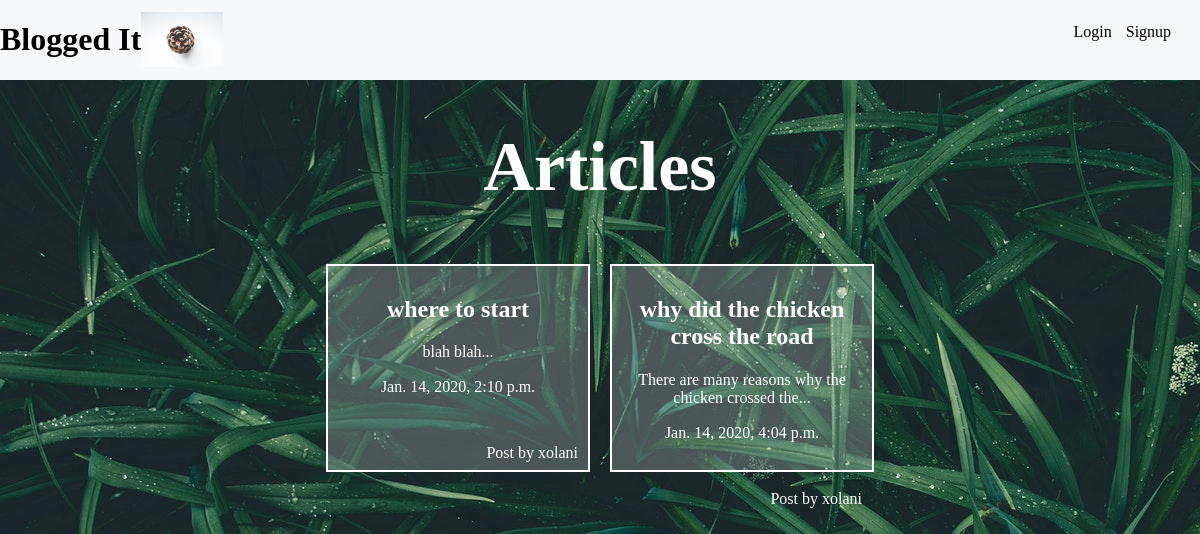
The app's page /articles/ with its own data.
### articles/models.py (models this page shows, shortened)
class Article (models.Model):
    title = models.CharField(max_length=100)
    slug = models.SlugField()
    body = models.TextField()
    date = models.DateTimeField(auto_now_add=True)
    thumb = models.ImageField(default="default.png", blank=True)
    author = models.ForeignKey(User, on_delete=models.CASCADE, default=None)
    def snippet(self):
        return self.body[:50]+"..."

### articles/views.py (the view)
def article_list(request):
    articles = Article.objects.all().order_by("date")
    return render(request, "articles/article_list.html", {"article_list": articles})

### articles/templates/articles/article_list.html
{%  extends "base_template.html" %}
{% block content %}
<div>
    <div class="articles-header">
        <h1> Articles </h1>
    </div>
    <div class="articles-list-container">
        {% for article in article_list %}
        <div class="article">
            <h2><a href="{% url 'articles:detail' slug=article.slug %}">{{article.title}}</a> </h2>
            <p>{{article.snippet}}</p>
            <p>{{article.date}}</p>
            <P class="article-by">Post by {{article.author.username}}</P>
        </div>
        {% endfor %}
    </div>
</div>
{% endblock %}

### templates/base_template.html (shortened to what this page needs)
{% load static %}
<!DOCTYPE html>
<html>
<head>
    <link rel="stylesheet" href="{% static 'styles.css' %}">
    <link rel="stylesheet" href="{% static 'normalize.css' %}">
</head>
<body>
    <div class="wrapper">
        <nav>
            <div class="logo-header">
                <a class="logo-center" href="{% url 'home' %}">
                    <h1>Blogged It</h1><img style="width:8%" src="{% static 'cone.jpg' %}">
                </a>
            </div>
            <ul>
                {% if user.is_authenticated %}
                <li>
                    <form class="" action="{% url 'accounts:logout' %}" method="POST">
                        {% csrf_token %}
                        <button type="submit">
                            Logout
                        </button>
                    </form>
                </li>
                <li><a class="article-create" href="{% url 'articles:create'%}">Create Post</a></li>
                {% else %}
                <li><a href="{% url 'accounts:login'%}">Login</a></li>
                <li><a href="{% url 'accounts:signup'%}">Signup</a></li>
                {% endif %}
            </ul>
        </nav>
        {% block content %}
        {% endblock %}
    </div>
</body>
</html>

### assets/styles.css (style rules this page uses)
body { background-image: url("planst3.jpg"); background-repeat: no-repeat; color: #fff; }
a { text-decoration: none; }
.logo-header { width: 100%; background-color: #f7f8fa; }
.logo-center { display: flex; align-items: center; color: black; }
nav { display: flex; background-color: #f7f8fa; }
ul { list-style: none; color: black; width: 13%; display: flex; }
li { margin: 7px; }
li a { color: black; }
.articles-header { text-align: center; font-size: 35px; }
.article { border: 2px solid; width: 20%; height: 184px; background-color: #ffffff38; text-align: center; margin: 10px; padding: 10px; }
h2 a { color: white; }
.articles-list-container { display: flex; flex-wrap: wrap; justify-content: center; }
.article-by { display: flex; justify-content: flex-end; height: 50px; align-items: flex-end; margin-bottom: 0; }

### records on screen
Article: title "where to start", snippet "blah blah...", date "Jan. 14, 2020, 2:10 p.m.", author.username "xolani"
Article: title "why did the chicken cross the road", snippet "There are many reasons why the chicken crossed the...", date "Jan. 14, 2020, 4:04 p.m.", author.username "xolani"
